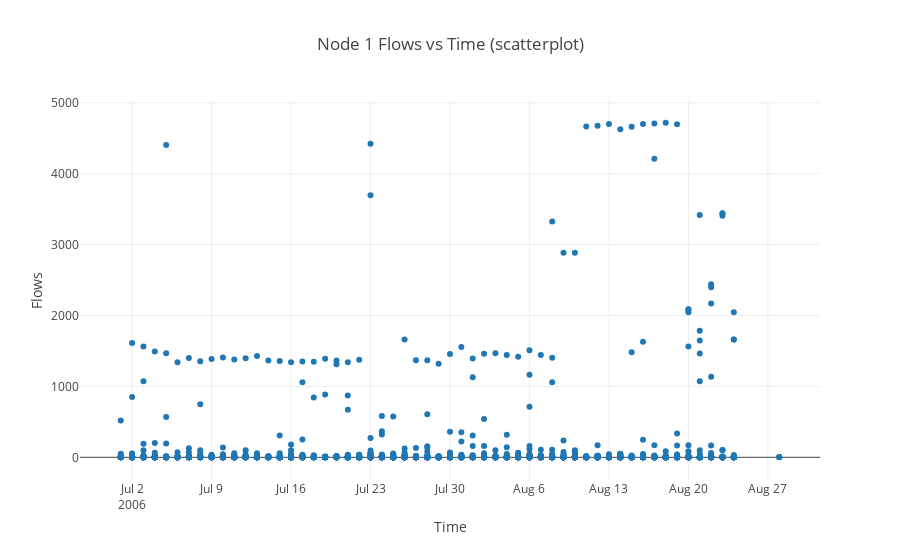

The notebook cell saved with this chart:
### Code cell
title='Node 1 Flows vs Time (scatterplot)'
xlabel='Time'
x=node1df.date
ylabel='Flows'
y=node1df.f
scatterplot(title,xlabel,x,ylabel,y)

### Figure 1 — Plotly figure (JSON) as saved in the notebook; plotly's stock layout.template omitted (floating-point values rounded to 4 significant figures; data arrays with more than 128 entries replaced by an {"elided": "..."} marker saying what was removed)
{"data": [{"mode": "markers", "type": "scatter", "x": {"elided": "2159 str values"}, "y": {"elided": "2159 int values"}}], "layout": {"title": "Node 1 Flows vs Time (scatterplot)", "xaxis": {"title": "Time"}, "yaxis": {"title": "Flows"}}}
